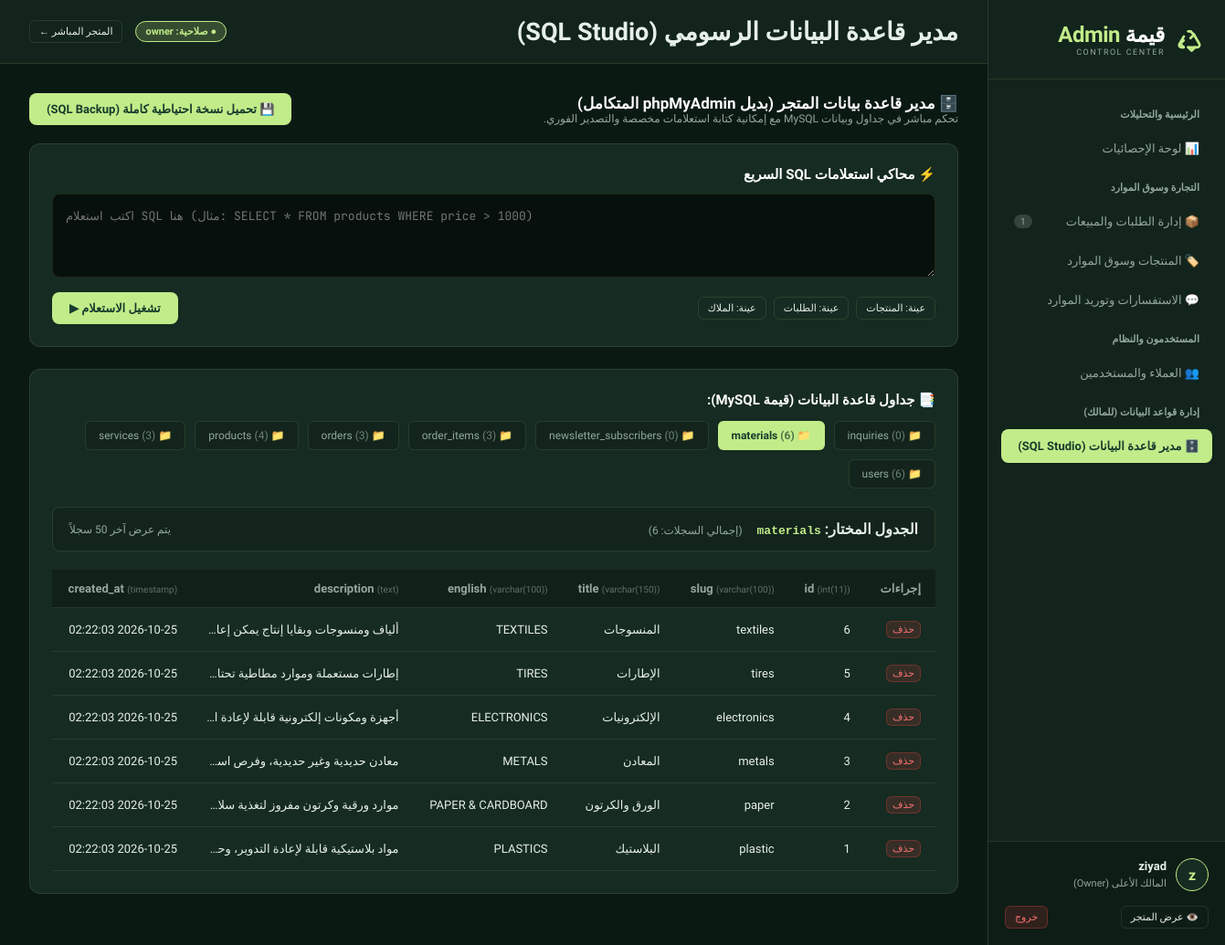
The app's page /admin/db-manager.php?table=materials (signed in) with its own data.
### tables this page shows
CREATE TABLE IF NOT EXISTS `materials` (
  `id` INT AUTO_INCREMENT PRIMARY KEY,
  `slug` VARCHAR(100) NOT NULL UNIQUE,
  `title` VARCHAR(150) NOT NULL,
  `english` VARCHAR(100) NOT NULL,
  `description` TEXT NOT NULL,
  `created_at` TIMESTAMP DEFAULT CURRENT_TIMESTAMP
);

### config.php (called while the page is built, shortened)
<?php
function e($value): string {
    return htmlspecialchars((string)$value, ENT_QUOTES, 'UTF-8');
}

### admin/db-manager.php (the view, shortened to what this page needs)
<?php
require_once __DIR__ . '/includes/header.php';
$sqlQuery = trim($_POST['sql_query'] ?? '');
$activeTable = $_GET['table'] ?? '';
$tables = $db->query("SHOW TABLES")->fetchAll(PDO::FETCH_COLUMN);
$tableData = [];
$tableColumns = [];
$tableTotalRows = 0;
if ($activeTable && in_array($activeTable, $tables)) {
    $tableColumns = $db->query("DESCRIBE `$activeTable`")->fetchAll();
    $tableTotalRows = (int)$db->query("SELECT COUNT(*) FROM `$activeTable`")->fetchColumn();
    $tableData = $db->query("SELECT * FROM `$activeTable` ORDER BY 1 DESC LIMIT 50")->fetchAll(PDO::FETCH_ASSOC);
}
?>
<div class="card-header-row" style="margin-bottom:20px;">
    <div>
        <h3>🗄️ مدير قاعدة بيانات المتجر (بديل phpMyAdmin المتكامل)</h3>
        <p style="font-size:12px; color:var(--admin-text-muted);">تحكم مباشر في جداول وبيانات MySQL مع إمكانية كتابة استعلامات مخصصة والتصدير الفوري.</p>
    </div>
    <a href="<?= BASE_URL ?>/admin/export-backup.php" class="btn btn-primary">
        💾 تحميل نسخة احتياطية كاملة (SQL Backup)
    </a>
</div>
<div class="admin-card">
    <h4 style="font-size:15px; margin-bottom:12px; color:white;">⚡ محاكي استعلامات SQL السريع</h4>
    <form method="POST" action="<?= BASE_URL ?>/admin/db-manager.php<?= $activeTable ? '?table=' . urlencode($activeTable) : '' ?>">
        <textarea name="sql_query" rows="3" class="sql-editor" placeholder="اكتب استعلام SQL هنا (مثال: SELECT * FROM products WHERE price > 1000)"><?= e($sqlQuery) ?></textarea>
        <div style="display:flex; justify-content:space-between; align-items:center; margin-top:12px;">
            <div style="display:flex; gap:8px;">
                <button type="button" class="btn btn-outline btn-sm" onclick="document.querySelector('.sql-editor').value = 'SELECT * FROM products LIMIT 10;'">عينة: المنتجات</button>
                <button type="button" class="btn btn-outline btn-sm" onclick="document.querySelector('.sql-editor').value = 'SELECT * FROM orders ORDER BY id DESC;'">عينة: الطلبات</button>
                <button type="button" class="btn btn-outline btn-sm" onclick="document.querySelector('.sql-editor').value = 'SELECT * FROM users WHERE role = \'owner\';'">عينة: الملاك</button>
            </div>
            <button type="submit" class="btn btn-primary">تشغيل الاستعلام ▶</button>
        </div>
    </form>
</div>
<div class="admin-card">
    <h4 style="font-size:15px; margin-bottom:14px; color:white;">📑 جداول قاعدة البيانات (قيمة MySQL):</h4>
    <div style="display:flex; gap:10px; flex-wrap:wrap; margin-bottom:20px;">
        <?php foreach ($tables as $t):
            $count = (int)$db->query("SELECT COUNT(*) FROM `$t`")->fetchColumn();
        ?>
            <a href="<?= BASE_URL ?>/admin/db-manager.php?table=<?= urlencode($t) ?>" class="db-tab-btn <?= $activeTable === $t ? 'active' : '' ?>">
                📁 <?= e($t) ?> <span style="opacity:0.7;">(<?= $count ?>)</span>
            </a>
        <?php endforeach; ?>
    </div>
    <?php if ($activeTable && in_array($activeTable, $tables)): ?>
        <div class="card-header-row" style="background:var(--admin-surface); padding:14px 18px; border-radius:8px; border:1px solid var(--admin-border);">
            <div>
                <strong>الجدول المختار: <span style="color:var(--admin-primary); font-family:monospace;"><?= e($activeTable) ?></span></strong>
                <span style="font-size:12px; color:var(--admin-text-muted); margin-right:12px;">(إجمالي السجلات: <?= $tableTotalRows ?>)</span>
            </div>
            <div style="font-size:12px; color:var(--admin-text-muted);">
                يتم عرض آخر 50 سجلاً
            </div>
        </div>
        <div class="table-responsive" style="margin-top:14px;">
            <table class="admin-table">
                <thead>
                    <tr>
                        <th>إجراءات</th>
                        <?php foreach ($tableColumns as $col): ?>
                            <th><?= e($col['Field']) ?> <small style="font-weight:normal; opacity:0.6; font-size:10px;">(<?= e($col['Type']) ?>)</small></th>
                        <?php endforeach; ?>
                    </tr>
                </thead>
                <tbody>
                    <?php if (empty($tableData)): ?>
                        <tr><td colspan="<?= count($tableColumns) + 1 ?>" style="text-align:center; padding:30px; color:var(--admin-text-muted);">هذا الجدول فارغ حالياً.</td></tr>
                    <?php else: ?>
                        <?php foreach ($tableData as $row): ?>
                            <tr>
                                <td>
                                    <?php if (isset($row['id'])): ?>
                                        <form method="POST" action="<?= BASE_URL ?>/admin/db-manager.php?table=<?= urlencode($activeTable) ?>" onsubmit="return confirm('هل تريد حذف هذا السجل نهائياً؟');">
                                            <button type="submit" class="btn btn-danger btn-sm" style="padding:2px 6px;">حذف</button>
                                        </form>
                                    <?php else: ?>
                                        -
                                    <?php endif; ?>
                                </td>
                                <?php foreach ($tableColumns as $col):
                                    $val = $row[$col['Field']] ?? null;
                                ?>
                                    <td style="max-width:240px; overflow:hidden; text-overflow:ellipsis; white-space:nowrap;" title="<?= e((string)$val) ?>">
                                        <?php if ($val === null): ?>
                                            <span style="opacity:0.4; font-style:italic;">NULL</span>
                                        <?php else: ?>
                                            <?= e(mb_strimwidth((string)$val, 0, 45, '...')) ?>
                                        <?php endif; ?>
                                    </td>
                                <?php endforeach; ?>
                            </tr>
                        <?php endforeach; ?>
                    <?php endif; ?>
                </tbody>
            </table>
        </div>
    <?php else: ?>
        <p style="color:var(--admin-text-muted); font-size:13px; text-align:center; padding:20px;">
            👈 اختر أحد الجداول من الأعلى لتصفح سجلاته والتحكم فيها مباشرة.
        </p>
    <?php endif; ?>
</div>
<?php require_once __DIR__ . '/includes/footer.php'; ?>

### admin/assets/css/admin.css (style rules this page uses)
:root { --admin-bg: #0b1913; --admin-surface: #12241c; --admin-card: #162b21; --admin-card-hover: #1c3629; --admin-border: rgba(194, 236, 137, 0.12); --admin-border-light: rgba(255, 255, 255, 0.08); --admin-primary: #c2ec89; --admin-primary-dark: #173c2d; --admin-accent: #688b50; --admin-text: #e6f0e8; --admin-text-muted: #95a89b; --admin-danger: #ef4444; --admin-warning: #f59e0b; --admin-success: #10b981; --admin-info: #3b82f6; --sidebar-w: 260px; }
* { box-sizing: border-box; margin: 0; padding: 0; }
body { font-family: 'IBM Plex Sans Arabic', sans-serif; background: var(--admin-bg); color: var(--admin-text); direction: rtl; min-height: 100vh; display: flex; }
a { color: inherit; text-decoration: none; }
button, input, select, textarea { font-family: inherit; }
.admin-card { background: var(--admin-card); border: 1px solid var(--admin-border); border-radius: 12px; padding: 24px; margin-bottom: 24px; }
.card-header-row { display: flex; justify-content: space-between; align-items: center; margin-bottom: 20px; gap: 16px; flex-wrap: wrap; }
.card-header-row h3 { font-size: 17px; font-weight: 600; color: white; }
.table-responsive { width: 100%; overflow-x: auto; }
.admin-table { width: 100%; border-collapse: separate; border-spacing: 0; font-size: 13px; }
.admin-table th { background: rgba(0, 0, 0, 0.25); color: var(--admin-text-muted); font-weight: 600; padding: 13px 16px; text-align: right; border-bottom: 1px solid var(--admin-border); white-space: nowrap; }
.admin-table td { padding: 14px 16px; border-bottom: 1px solid var(--admin-border-light); color: var(--admin-text); vertical-align: middle; }
.btn { display: inline-flex; align-items: center; gap: 8px; padding: 9px 18px; border-radius: 8px; font-size: 13px; font-weight: 500; cursor: pointer; border: 1px solid transparent; transition: all 0.2s; }
.btn-primary { background: var(--admin-primary); color: var(--admin-primary-dark); font-weight: 600; }
.btn-outline { background: transparent; border-color: var(--admin-border); color: var(--admin-text); }
.btn-danger { background: rgba(239, 68, 68, 0.15); border-color: rgba(239, 68, 68, 0.3); color: #f87171; }
.btn-sm { padding: 5px 10px; font-size: 11px; border-radius: 6px; }
.sql-editor { font-family: 'JetBrains Mono', monospace; background: #07100c; border: 1px solid var(--admin-border); border-radius: 8px; padding: 14px; color: #a7f3d0; width: 100%; font-size: 13px; line-height: 1.6; direction: ltr; text-align: left; }
.db-tab-btn { padding: 8px 14px; border-radius: 6px; background: var(--admin-surface); border: 1px solid var(--admin-border); color: var(--admin-text-muted); font-size: 12px; font-weight: 500; }
.db-tab-btn.active { background: var(--admin-primary); color: var(--admin-primary-dark); font-weight: 600; }

### records on screen
materials: val "6", val "textiles", val "المنسوجات", val "TEXTILES", val "2026-10-25 02:22:03"
materials: val "5", val "tires", val "الإطارات", val "TIRES", val "2026-10-25 02:22:03"
materials: val "4", val "electronics", val "الإلكترونيات", val "ELECTRONICS", val "2026-10-25 02:22:03"
materials: val "3", val "metals", val "المعادن", val "METALS", val "2026-10-25 02:22:03"
materials: val "2", val "paper", val "الورق والكرتون", val "PAPER & CARDBOARD", val "2026-10-25 02:22:03"
materials: val "1", val "plastic", val "البلاستيك", val "PLASTICS", val "2026-10-25 02:22:03"

### other values on screen
$newOrdersCount "1"
mb_substr($user['name'], 0, 1) "z"
$user['name'] "ziyad"
$adminTitle "مدير قاعدة البيانات الرسومي (SQL Studio)"
$user['role'] "owner"
$t "inquiries"
$count "0"
$t "materials"
$count "6"
$t "newsletter_subscribers"
$t "order_items"
$count "3"
$t "orders"
$t "products"
$count "4"
